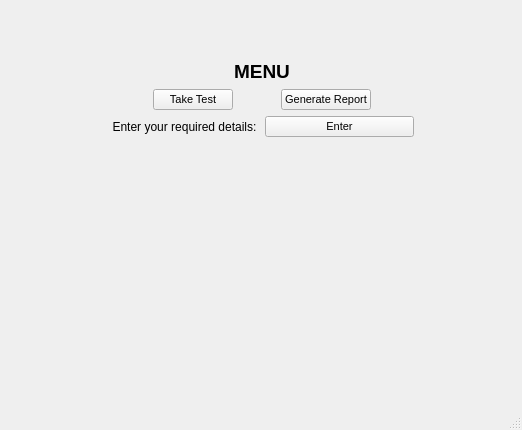
<?xml version="1.0" encoding="UTF-8"?>
<ui version="4.0">
 <class>MainWindow</class>
 <widget class="QMainWindow" name="MainWindow">
  <property name="geometry">
   <rect>
    <x>0</x>
    <y>0</y>
    <width>522</width>
    <height>430</height>
   </rect>
  </property>
  <property name="font">
   <font>
    <pointsize>7</pointsize>
    <weight>75</weight>
    <bold>true</bold>
   </font>
  </property>
  <property name="windowTitle">
   <string>MainWindow</string>
  </property>
  <widget class="QWidget" name="centralwidget">
   <widget class="QWidget" name="verticalLayoutWidget">
    <property name="geometry">
     <rect>
      <x>110</x>
      <y>60</y>
      <width>304</width>
      <height>171</height>
     </rect>
    </property>
    <layout class="QVBoxLayout" name="verticalLayout_3">
     <item>
      <widget class="QLabel" name="label">
       <property name="font">
        <font>
         <family>MS Shell Dlg 2</family>
         <pointsize>14</pointsize>
         <weight>75</weight>
         <bold>true</bold>
        </font>
       </property>
       <property name="text">
        <string>MENU</string>
       </property>
       <property name="alignment">
        <set>Qt::AlignCenter</set>
       </property>
      </widget>
     </item>
     <item>
      <layout class="QHBoxLayout" name="horizontalLayout_2">
       <item>
        <spacer name="horizontalSpacer_2">
         <property name="orientation">
          <enum>Qt::Horizontal</enum>
         </property>
         <property name="sizeHint" stdset="0">
          <size>
           <width>35</width>
           <height>20</height>
          </size>
         </property>
        </spacer>
       </item>
       <item>
        <widget class="QPushButton" name="pushButton">
         <property name="font">
          <font>
           <family>MS Shell Dlg 2</family>
           <pointsize>8</pointsize>
           <weight>50</weight>
           <bold>false</bold>
          </font>
         </property>
         <property name="text">
          <string>Take Test</string>
         </property>
        </widget>
       </item>
       <item>
        <spacer name="horizontalSpacer_3">
         <property name="orientation">
          <enum>Qt::Horizontal</enum>
         </property>
         <property name="sizeHint" stdset="0">
          <size>
           <width>40</width>
           <height>20</height>
          </size>
         </property>
        </spacer>
       </item>
       <item>
        <widget class="QPushButton" name="pushButton_3">
         <property name="font">
          <font>
           <family>MS Shell Dlg 2</family>
           <pointsize>8</pointsize>
           <weight>50</weight>
           <bold>false</bold>
          </font>
         </property>
         <property name="text">
          <string>Generate Report</string>
         </property>
        </widget>
       </item>
       <item>
        <spacer name="horizontalSpacer">
         <property name="orientation">
          <enum>Qt::Horizontal</enum>
         </property>
         <property name="sizeHint" stdset="0">
          <size>
           <width>40</width>
           <height>20</height>
          </size>
         </property>
        </spacer>
       </item>
      </layout>
     </item>
     <item>
      <layout class="QHBoxLayout" name="horizontalLayout">
       <item>
        <widget class="QLabel" name="label_2">
         <property name="font">
          <font>
           <family>MS Shell Dlg 2</family>
           <pointsize>9</pointsize>
           <weight>50</weight>
           <bold>false</bold>
          </font>
         </property>
         <property name="text">
          <string>Enter your required details:</string>
         </property>
         <property name="alignment">
          <set>Qt::AlignCenter</set>
         </property>
        </widget>
       </item>
       <item>
        <widget class="QPushButton" name="pushButton_2">
         <property name="font">
          <font>
           <family>MS Shell Dlg 2</family>
           <pointsize>8</pointsize>
           <weight>50</weight>
           <bold>false</bold>
          </font>
         </property>
         <property name="text">
          <string>Enter</string>
         </property>
        </widget>
       </item>
      </layout>
     </item>
     <item>
      <spacer name="verticalSpacer">
       <property name="orientation">
        <enum>Qt::Vertical</enum>
       </property>
       <property name="sizeType">
        <enum>QSizePolicy::Expanding</enum>
       </property>
       <property name="sizeHint" stdset="0">
        <size>
         <width>302</width>
         <height>13</height>
        </size>
       </property>
      </spacer>
     </item>
    </layout>
   </widget>
  </widget>
  <widget class="QMenuBar" name="menubar">
   <property name="geometry">
    <rect>
     <x>0</x>
     <y>0</y>
     <width>522</width>
     <height>21</height>
    </rect>
   </property>
  </widget>
  <widget class="QStatusBar" name="statusbar"/>
 </widget>
 <resources/>
 <connections/>
</ui>
